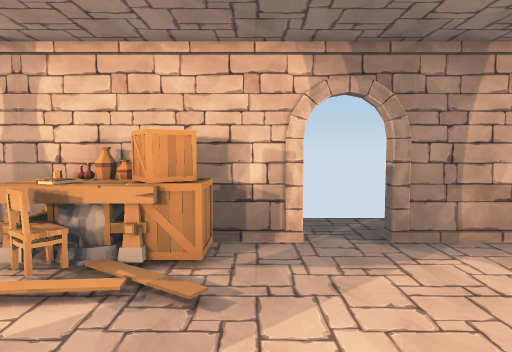
[1] (above)

16 first-person views from a walk through a scene from a Unity 3-D project. The camera is 1.4 m above the floor, tilts 4° down and sees 70° across. The floor is counted in squares, 1 m on a side. Each view is taken from the middle of a square. On the plan, view 1 faces up. The plan holds only what a view shows up to about 16 squares ahead; the rest is blank. The place goes on beyond the plan. The player character is not drawn. Door leaves are left out, so doorways stand open.

[2]
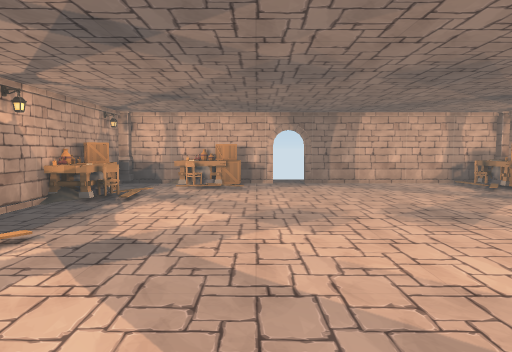

[3]
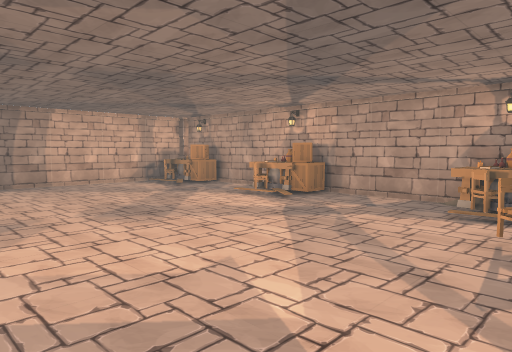

[4]
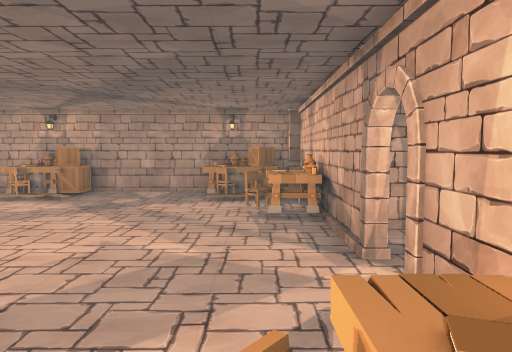

[5]
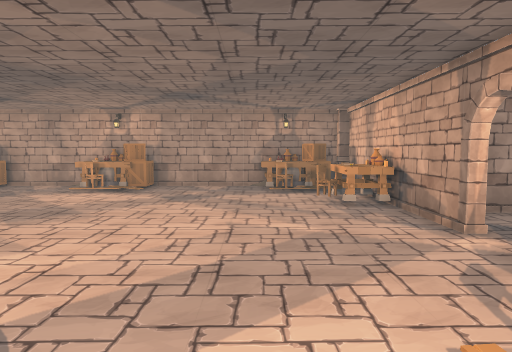

[6]
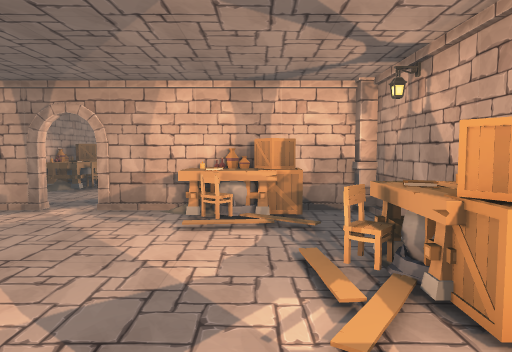

[7]
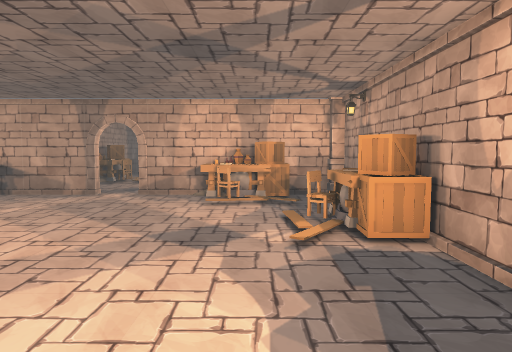

[8]
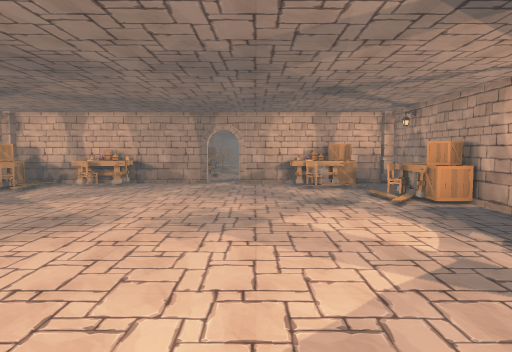

[9]
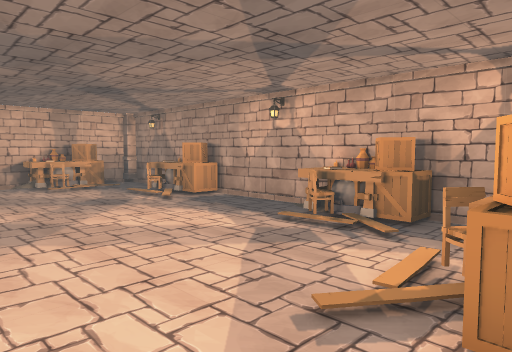

[10]
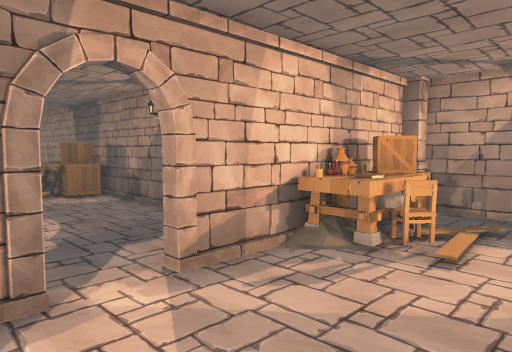

[11]
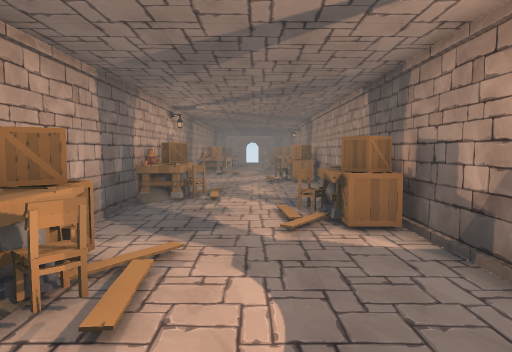

[12]
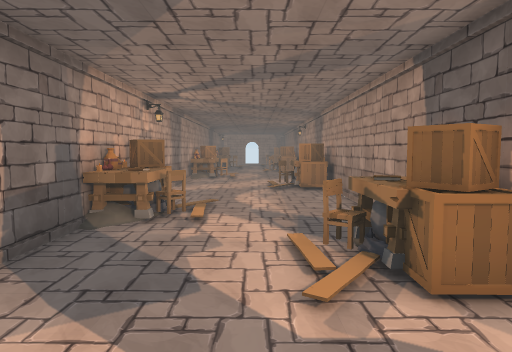

[13]
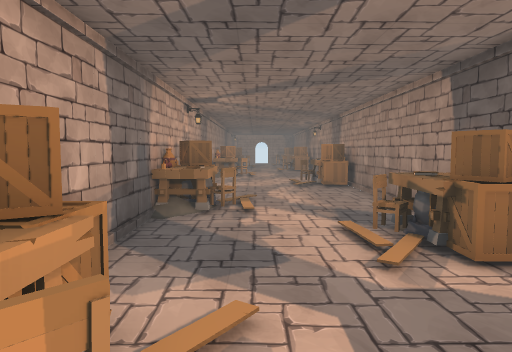

[14]
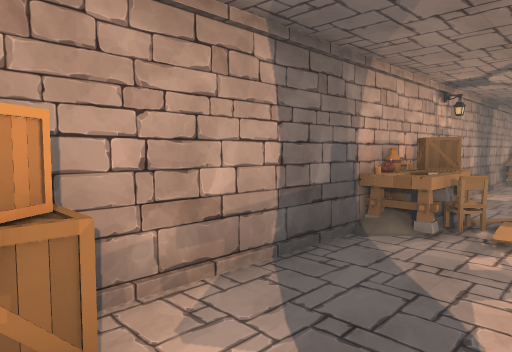

[15]
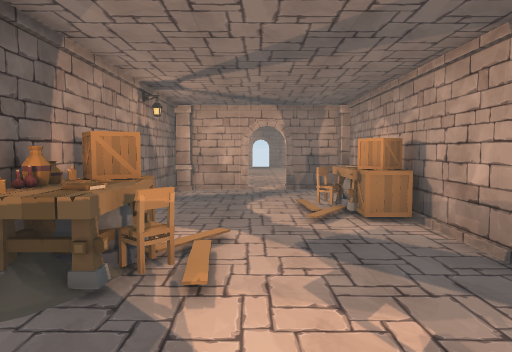

[16]
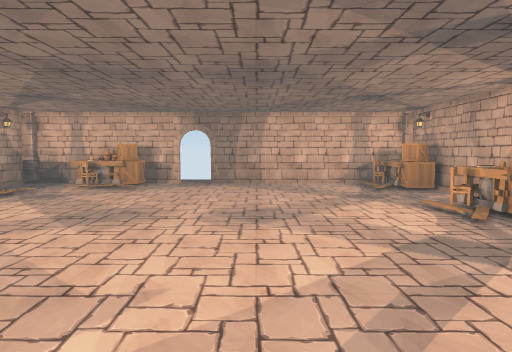

### Floor plan
Key: @ floor where view 1 was taken; # wall or solid block; . floor; / step, stairs or slope; D open door; P pillar; O other object.
Columns run from 6 left of view 1 to 11 right of it. Each row starts with its distance up from view 1.
  6 P######DD########P
  5 P..OOO.........OPP
  4 #..OO/.........OO#
  3 #..///..........O#
  2 #O/..............#
  1 #OO..............#
  0 #O....@..........#
 -1 #..............OOO
 -2 #..............OO#
 -3 #...............O#
 -4 #................#
 -5 #O/..............#
 -6 #OO..............#
 -7 #O..............O#
 -8 #..............OOO
 -9 #.//O.......O..OO#
-10 P.OOO......OOO..P#
-11 P###P##DD#P#######
-12     #......#
-13     #......#
-14     #......#
-15     #....OO
-16     #....OO
-17     #.....##
-18     #......#
-19     #O/....#
-20     #OO....#
-21     #O.....#
-22     #....OO
-23     #....OO
-24     #....OO
-25     #...../#
-26     #...../#
-27     #...../#
-28     #O..../#
-29     #O..../#
-30     #OO.../#
-31       ..../#

Positions as (right, up) in squares from view 1, and headings:
1: (0, 0), facing up
2: (0, -10), facing up
3: (0, -10), facing up-right
4: (-3, -9), facing right
5: (-4, -7), facing right
6: (-3, -2), facing down
7: (-3, 1), facing down
8: (0, 5), facing down
9: (2, 5), facing down-left
10: (3, -7), facing down-left
11: (1, -12), facing down
12: (1, -15), facing down
13: (2, -14), facing down
14: (1, -16), facing down-right
15: (1, -24), facing up
16: (4, -10), facing up
